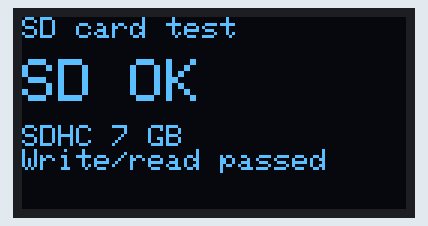
Simulated run of this sketch. Board: ESP32. Parts: 128×64 one-colour display. Storage starts empty; what the sketch prints to the serial monitor is not drawn.

Above: at 0.7 s.

The sketch:

sd_test.ino
```cpp
// SD card test for ESP32 DevKit + HW-125 SD module + SSD1306 OLED
// OLED: GND->GND, VCC->3V3, SCL->GPIO22, SDA->GPIO21
// SD:   GND->GND, VCC->VIN (5V), MISO->GPIO19, MOSI->GPIO23, SCK->GPIO18, CS->GPIO5
// Card must be FAT32 formatted

#include <Wire.h>
#include <SPI.h>
#include <SD.h>
#include <Adafruit_GFX.h>
#include <Adafruit_SSD1306.h>

#define SDA_PIN 21
#define SCL_PIN 22
#define SD_SCK  18
#define SD_MISO 19
#define SD_MOSI 23
#define SD_CS   5

Adafruit_SSD1306 display(128, 64, &Wire, -1);

void showStatus(const char *line1, const String &line2 = "", const String &line3 = "") {
  display.clearDisplay();
  display.setTextSize(1);
  display.setCursor(0, 0);
  display.println("SD card test");
  display.setTextSize(2);
  display.setCursor(0, 14);
  display.println(line1);
  display.setTextSize(1);
  display.setCursor(0, 36);
  display.println(line2);
  display.println(line3);
  display.display();
}

const char *cardTypeName(uint8_t type) {
  switch (type) {
    case CARD_MMC:  return "MMC";
    case CARD_SD:   return "SDSC";
    case CARD_SDHC: return "SDHC";
    default:        return "unknown";
  }
}

void listRoot() {
  File root = SD.open("/");
  Serial.println("Files in /:");
  for (File f = root.openNextFile(); f; f = root.openNextFile()) {
    Serial.printf("  %s%s  %llu bytes\n", f.name(), f.isDirectory() ? "/" : "", (uint64_t)f.size());
    f.close();
  }
  root.close();
}

// Writes a file, reads it back, returns true if contents match
bool writeReadTest() {
  const char *path = "/jjmp3_test.txt";
  const char *msg = "Hello from JJMP3!";

  File f = SD.open(path, FILE_WRITE);
  if (!f) return false;
  f.print(msg);
  f.close();

  f = SD.open(path, FILE_READ);
  if (!f) return false;
  String back = f.readString();
  f.close();
  Serial.printf("Read back: \"%s\"\n", back.c_str());
  return back == msg;
}

void setup() {
  Serial.begin(115200);
  delay(500);
  Wire.begin(SDA_PIN, SCL_PIN);
  if (!display.begin(SSD1306_SWITCHCAPVCC, 0x3C)) {
    Serial.println("SSD1306 init failed");
  }
  display.setTextColor(SSD1306_WHITE);
  showStatus("Mounting");

  SPI.begin(SD_SCK, SD_MISO, SD_MOSI, SD_CS);
  if (!SD.begin(SD_CS, SPI, 4000000)) {
    Serial.println("SD mount failed - check wiring, card inserted, FAT32 format");
    showStatus("NO CARD", "Check wiring/format", "Press EN to retry");
    return;
  }

  uint8_t type = SD.cardType();
  uint64_t sizeMB = SD.cardSize() / (1024 * 1024);
  uint64_t usedMB = SD.usedBytes() / (1024 * 1024);
  Serial.printf("SD mounted: %s, %llu MB, %llu MB used\n", cardTypeName(type), sizeMB, usedMB);
  listRoot();

  bool ok = writeReadTest();
  Serial.println(ok ? "Write/read test PASSED" : "Write/read test FAILED");

  showStatus(ok ? "SD OK" : "RW FAIL",
             String(cardTypeName(type)) + " " + String((uint32_t)(sizeMB / 1024)) + " GB",
             ok ? "Write/read passed" : "Write/read failed");
}

void loop() {}
```
